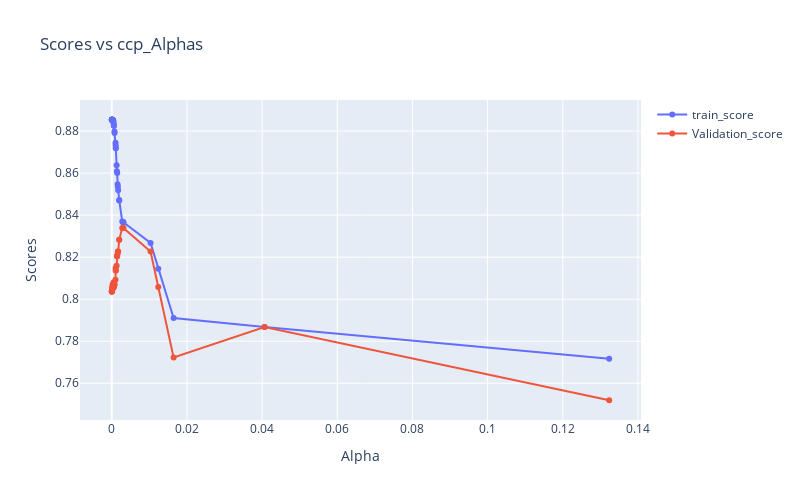

This figure's notebook cell:
### Code cell
# Create scatter plot for train and validation scores
fig = go.Figure()

fig.add_trace(go.Scatter(x=ccp_df['ccp_alphas'], y=ccp_df['train_scores'], mode='lines+markers', name='train_score'))

# Create scatter plot for training scores
fig.add_trace(go.Scatter(x=ccp_df['ccp_alphas'], y=ccp_df['val_scores'], mode='lines+markers', name='Validation_score'))


# Set plot layout
fig.update_layout(title='Scores vs ccp_Alphas',
                  height=500,
                  width=800,
                  xaxis_title='Alpha',
                  yaxis_title='Scores')

fig.show()
